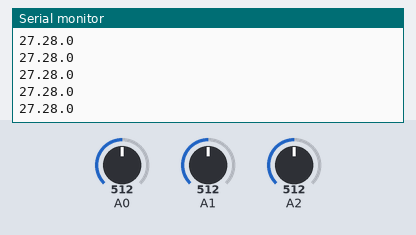
Recording of a sketch running on a simulated Arduino Uno, built with avr-gcc and run on an emulated ATmega328P. Parts: the last lines printed to the serial monitor. The test bench sets the inputs (shaded band); at power-on: A0 = 512, A1 = 512, A2 = 512.

Above: at 0.8 s.
0.9 s: A0 set to 716
At 1.5 s:
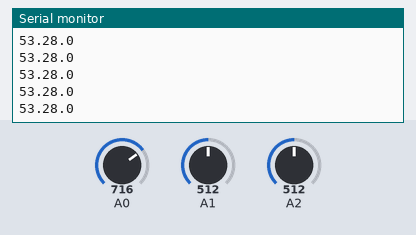
2.4 s: A1 set to 716
At 3.0 s:
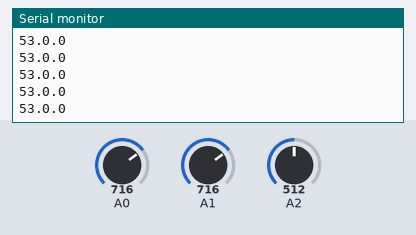
3.9 s: A2 set to 306
At 4.6 s:
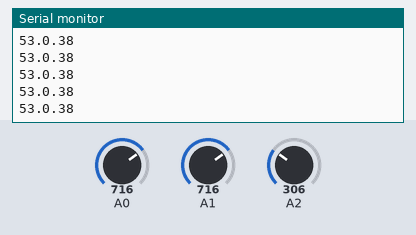
5.4 s: A0 set to 900
At 5.9 s:
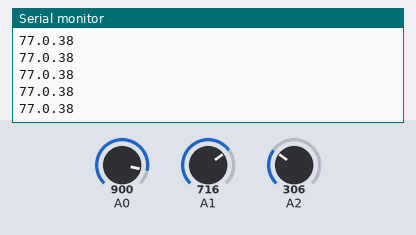
6.9 s: A2 set to 122
At 7.5 s:
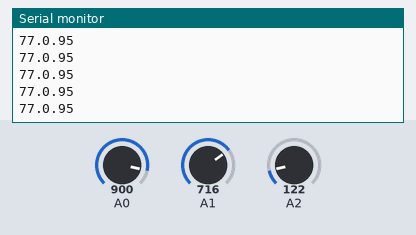
8.4 s: A1 set to 511
At 9.3 s:
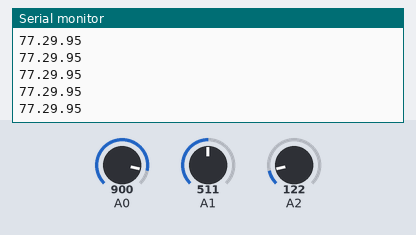
Timing chart, 0 to 10.9 s (numbered marks = the images above; inputs shaded):
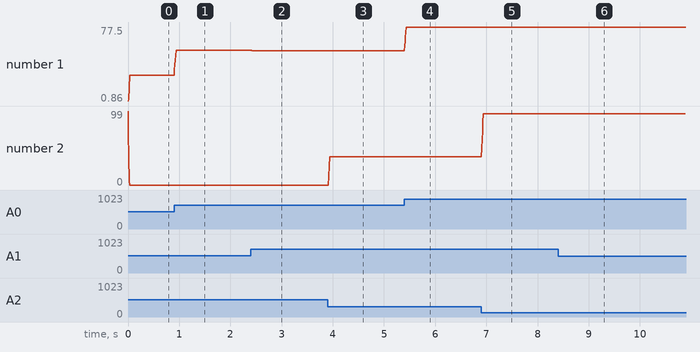

Measured:
- after the input at 0.9 s, the serial monitor: prints a new line at once (image 1)
- after the input at 2.4 s, the serial monitor: prints a new line at once (image 2)
- after the input at 3.9 s, the serial monitor: prints a new line at once (image 3)
- after the input at 5.4 s, the serial monitor: prints a new line at once (image 4)
- after the input at 6.9 s, the serial monitor: prints a new line at once (image 5)
- after the input at 8.4 s, the serial monitor: prints a new line at once (image 6)
- plotted number 1: 27.28 → 53.28 after the input at 0.9 s, 53.28 → 53 after the input at 2.4 s, 53 → 77 after the input at 5.4 s, 77 → 77.29 after the input at 8.4 s
- plotted number 2: 0 → 38 after the input at 3.9 s, 38 → 95 after the input at 6.9 s

The sketch:

WorkingATMegaBluetooth.ino
```cpp
// Example code from https://www.arnabkumardas.com/arduino-tutorial/usart-programming/

/*
 *
 * -- BLUETOOTH
* usart.c
*
* Created : 15-08-2020 07:24:45 PM
* Author  : Arnab Kumar Das
* Website : www.ArnabKumarDas.com
*/

// Unedited constants from Arnab Kumar Das (-Group 7)
#ifndef F_CPU
#define F_CPU 16000000UL // Defining the CPU Frequency
#endif

#include <avr/io.h>      // Contains all the I/O Register Macros
#include <util/delay.h>  // Generates a Blocking Delay

//#define USART_BAUDRATE 9600 // Desired Baud Rate
#define USART_BAUDRATE 9600 // Desired Baud Rate
#define BAUD_PRESCALER (((F_CPU / (USART_BAUDRATE * 16UL))) - 1)

#define ASYNCHRONOUS (0<<UMSEL00) // USART Mode Selection

#define DISABLED    (0<<UPM00)
#define EVEN_PARITY (2<<UPM00)
#define ODD_PARITY  (3<<UPM00)
#define PARITY_MODE  DISABLED // USART Parity Bit Selection

#define ONE_BIT (0<<USBS0)
#define TWO_BIT (1<<USBS0)
#define STOP_BIT ONE_BIT      // USART Stop Bit Selection

#define FIVE_BIT  (0<<UCSZ00)
#define SIX_BIT   (1<<UCSZ00)
#define SEVEN_BIT (2<<UCSZ00)
#define EIGHT_BIT (3<<UCSZ00)
#define DATA_BIT   EIGHT_BIT  // USART Data Bit Selection


/*
 * PINS
 *
 *
 */
#define input0 A5
#define input1 A4


/*
    Initializing Functions

    USART - for bluetooth
    ADC - for analog measurements
*/
// Partially edited intitialization function from Arnab Kumar Das (-Group 7)
void USART_Init()
{
  // Set Baud Rate
  UBRR0H = BAUD_PRESCALER >> 8;
  UBRR0L = BAUD_PRESCALER;

  // Set Frame Format
  UCSR0C = ASYNCHRONOUS | DISABLED | STOP_BIT | DATA_BIT;

  // Enable Receiver and Transmitter
  UCSR0B = (1<<RXEN0) | (1<<TXEN0);
}

// Hereon is original code  (-Group 7)
void ADC_Init()
{
  ADMUX = 0x00;
  //ADMUX |= (1 << ADLAR); // Left Justify

  ADCSRA = 0x00;
  ADCSRA |= (1 << ADEN); // ADC Enable
  ADCSRA |= (1 << ADPS0) | (1 << ADPS1) | (1 << ADPS2); // ADC prescalers (max value)
  //ADCSRA |= (1 << ADIE); // interrupter

  // https://ww1.microchip.com/downloads/en/DeviceDoc/Atmel-7810-Automotive-Microcontrollers-ATmega328P_Datasheet.pdf page 220
  DIDR0 = (1 << ADC5D); // Digital Input Disable Register
}


/*
    Helper Functions

    transmit - sent one char across bluetooth USART
    readADC - measure analog voltage (given binary for which analog input pin (select[3...0]))
*/

void transmit(uint8_t DataByte)
{
  while (( UCSR0A & (1<<UDRE0)) == 0) {}; // Do nothing until UDR is ready
  UDR0 = DataByte;
}


int readADC(int s3, int s2, int s1, int s0) {
  // Clear
  ADMUX &= (0 << MUX3);
  ADMUX &= (0 << MUX2);
  ADMUX &= (0 << MUX1);
  ADMUX &= (0 << MUX0);
  // Set
  ADMUX |= (s3 << MUX3);
  ADMUX |= (s2 << MUX2);
  ADMUX |= (s1 << MUX1);
  ADMUX |= (s0 << MUX0);

  // Begin measurement by setting ADSC bit
  // Hardware automatically resets ADSC
  ADCSRA |= (1 << ADSC);
  bool waiting;
  do
  {
    waiting = (ADCSRA & (1 << ADSC));
  } while(waiting);

  // MEASURE TWICE to allow ADC value to catch up
  ADCSRA |= (1 << ADSC);
  do
  {
    waiting = (ADCSRA & (1 << ADSC));
  } while(waiting);

  // Read output
  uint8_t lower = ADCL;
  uint8_t upper = ADCH;
  uint16_t value = upper<<8 | lower<<0;
  return value;
}


/*


      Main Function


*/
//unsigned char message[] = "Hello from arduino\n";
String message = "Hello from arduino\n";
unsigned int i;
unsigned int histLength = 5; //Incease for more value smoothing, decrease for more responsiveness
unsigned int memIndex = 0;
int main()
{
  //Initialize Measurement Storage variables
  unsigned int V[3];                    // running sum
  unsigned int V_avg[3];                // average of values
  unsigned int V_Hist[3][histLength];   // most recently measured values
  unsigned int A[3];                    // Angle which will be returned

  // Initialize to zero
  for(int m = 0; m < 3; m++){
    for(int n = 0; n < histLength; n++){
        V_Hist[m][n] = 0;
      }
      V[m] = 0;
  }

  // Initialize hardware
  USART_Init();
  ADC_Init();

  while (1)
  {

    // Remove old value
    for(int m = 0; m < 3; m++){
        V[m] -= V_Hist[m][memIndex];
      }


    // Get new analog measurements
    V_Hist[0][memIndex] = readADC(0,0,0,0); //between
    V_Hist[1][memIndex] = readADC(0,0,0,1); //joint
    V_Hist[2][memIndex] = readADC(0,0,1,0); //knuckle

    // Replace value in memory with new reading
    for(int m = 0; m < 3; m++){
        V[m] += V_Hist[m][memIndex];
        V_avg[m] = V[m] / histLength;
      }


    // Convert averages to angles
    A[2] = 133.04 - .31*V_avg[2];  //knuckle model
    A[1] = 125.29 - .1883*V_avg[1]; //joint model

    if(A[2] < 0 or A[2] > 60000){
        A[2] = 0;
    }else if(A[2] > 99){
        A[2] = 99;
    }
    if(A[1] < 0 or A[1] > 60000){
        A[1] = 0;
    }else if(A[1] > 99){
        A[1] = 99;
    }

//    if(A[2] < 10 and A[1] < 10){
//      A[0] = -36.792 + .1265*V_avg[0]; //between model
//      }else{
//        A[0] = 15;
//      }
    A[0] = -36.792 + .1265*V_avg[0]; //between model

    if(A[0] < 0 or A[0] > 60000){
        A[0] = 0;
    }else if(A[0] > 99){
        A[0] = 99;
      }


    message = (String(A[0]) + "." + String(A[1]) + "." + String(A[2]) + "\n\0");

    // Send Message
    i = 0;
    while(message[i] != '\0') {
      transmit(message[i++]);
    }

    memIndex++;
    if(memIndex == histLength){
      memIndex = 0;
    }
  }
    return 0;
  }
```
